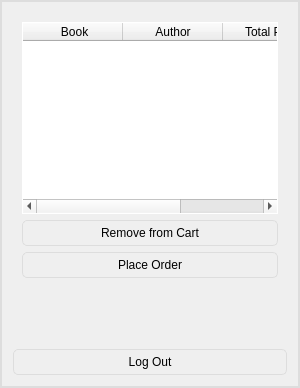
                     <widget class="QFrame" name="cart_frame">
                      <property name="minimumSize">
                       <size>
                        <width>200</width>
                        <height>0</height>
                       </size>
                      </property>
                      <property name="maximumSize">
                       <size>
                        <width>475</width>
                        <height>16777215</height>
                       </size>
                      </property>
                      <property name="styleSheet">
                       <string notr="true">QFrame {
border: 2px solid rgb(221, 221, 221);
}

QLabel {
border: none
}

QPushButton {
background: transparent;
padding: 5px;
border-radius: 5px;
border: 1px solid rgb(221, 221, 221);;
}


QPushButton::hover {
background: rgb(189, 147, 249);
color: black;
}


QPushButton:hover {

	background-color: rgb(189, 147, 249);
}
QPushButton:pressed {	
background-color: transparent;
}
</string>
                      </property>
                      <property name="frameShape">
                       <enum>QFrame::StyledPanel</enum>
                      </property>
                      <property name="frameShadow">
                       <enum>QFrame::Raised</enum>
                      </property>
                      <layout class="QVBoxLayout" name="verticalLayout_31" stretch="3,0,0">
                       <item>
                        <widget class="QFrame" name="cart">
                         <property name="styleSheet">
                          <string notr="true">QFrame {
border: none
}
</string>
                         </property>
                         <property name="frameShape">
                          <enum>QFrame::StyledPanel</enum>
                         </property>
                         <property name="frameShadow">
                          <enum>QFrame::Raised</enum>
                         </property>
                         <layout class="QVBoxLayout" name="verticalLayout_32">
                          <item>
                           <widget class="QTableWidget" name="cart_tableWidget">
                            <property name="styleSheet">
                             <string notr="true">QTableWidget {
border: 1px solid white;
color: black;
}

QTableWidget::item {
border: 1px solid white;
}
</string>
                            </property>
                            <property name="verticalScrollMode">
                             <enum>QAbstractItemView::ScrollPerPixel</enum>
                            </property>
                            <property name="horizontalScrollMode">
                             <enum>QAbstractItemView::ScrollPerPixel</enum>
                            </property>
                            <column>
                             <property name="text">
                              <string> Book</string>
                             </property>
                            </column>
                            <column>
                             <property name="text">
                              <string>Author</string>
                             </property>
                            </column>
                            <column>
                             <property name="text">
                              <string>Total Price</string>
                             </property>
                            </column>
                            <column>
                             <property name="text">
                              <string>Quantity</string>
                             </property>
                            </column>
                           </widget>
                          </item>
                          <item>
                           <widget class="QPushButton" name="remove_from_cart_button">
                            <property name="text">
                             <string>Remove from Cart</string>
                            </property>
                           </widget>
                          </item>
                          <item>
                           <widget class="QPushButton" name="place_order_button">
                            <property name="text">
                             <string>Place Order</string>
                            </property>
                           </widget>
                          </item>
                         </layout>
                        </widget>
                       </item>
                       <item>
                        <widget class="QFrame" name="status_frame">
                         <property name="minimumSize">
                          <size>
                           <width>0</width>
                           <height>50</height>
                          </size>
                         </property>
                         <property name="styleSheet">
                          <string notr="true">border: none;</string>
                         </property>
                         <property name="frameShape">
                          <enum>QFrame::StyledPanel</enum>
                         </property>
                         <property name="frameShadow">
                          <enum>QFrame::Raised</enum>
                         </property>
                         <layout class="QHBoxLayout" name="horizontalLayout_14">
                          <item>
                           <widget class="QLabel" name="status_label">
                            <property name="styleSheet">
                             <string notr="true">color: rgb(189, 147, 249);</string>
                            </property>
                            <property name="text">
                             <string/>
                            </property>
                            <property name="wordWrap">
                             <bool>true</bool>
                            </property>
                           </widget>
                          </item>
                         </layout>
                        </widget>
                       </item>
                       <item>
                        <widget class="QPushButton" name="booksLogoutBtn">
                         <property name="text">
                          <string>Log Out</string>
                         </property>
                        </widget>
                       </item>
                      </layout>
                     </widget>
